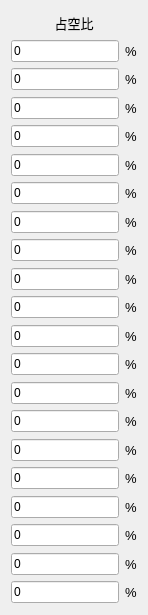
  <widget class="QWidget" name="layoutWidget_2">
   <property name="geometry">
    <rect>
     <x>230</x>
     <y>100</y>
     <width>41</width>
     <height>615</height>
    </rect>
   </property>
   <layout class="QVBoxLayout" name="verticalLayout_3">
    <item>
     <widget class="QLabel" name="label_7">
      <property name="font">
       <font>
        <pointsize>10</pointsize>
       </font>
      </property>
      <property name="text">
       <string>占空比</string>
      </property>
      <property name="alignment">
       <set>Qt::AlignCenter</set>
      </property>
     </widget>
    </item>
    <item>
     <layout class="QHBoxLayout" name="horizontalLayout_4">
      <item>
       <widget class="QLineEdit" name="lineEdit_46">
        <property name="text">
         <string>0</string>
        </property>
       </widget>
      </item>
      <item>
       <widget class="QLabel" name="label_76">
        <property name="font">
         <font>
          <pointsize>10</pointsize>
         </font>
        </property>
        <property name="text">
         <string>%</string>
        </property>
       </widget>
      </item>
     </layout>
    </item>
    <item>
     <layout class="QHBoxLayout" name="horizontalLayout_26">
      <item>
       <widget class="QLineEdit" name="Edit_23">
        <property name="text">
         <string>0</string>
        </property>
       </widget>
      </item>
      <item>
       <widget class="QLabel" name="label_77">
        <property name="font">
         <font>
          <pointsize>10</pointsize>
         </font>
        </property>
        <property name="text">
         <string>%</string>
        </property>
       </widget>
      </item>
     </layout>
    </item>
    <item>
     <layout class="QHBoxLayout" name="horizontalLayout_27">
      <item>
       <widget class="QLineEdit" name="Edit_33">
        <property name="text">
         <string>0</string>
        </property>
       </widget>
      </item>
      <item>
       <widget class="QLabel" name="label_78">
        <property name="font">
         <font>
          <pointsize>10</pointsize>
         </font>
        </property>
        <property name="text">
         <string>%</string>
        </property>
       </widget>
      </item>
     </layout>
    </item>
    <item>
     <layout class="QHBoxLayout" name="horizontalLayout_28">
      <item>
       <widget class="QLineEdit" name="Edit_43">
        <property name="sizePolicy">
         <sizepolicy hsizetype="Fixed" vsizetype="Fixed">
          <horstretch>0</horstretch>
          <verstretch>0</verstretch>
         </sizepolicy>
        </property>
        <property name="text">
         <string>0</string>
        </property>
       </widget>
      </item>
      <item>
       <widget class="QLabel" name="label_79">
        <property name="font">
         <font>
          <pointsize>10</pointsize>
         </font>
        </property>
        <property name="text">
         <string>%</string>
        </property>
       </widget>
      </item>
     </layout>
    </item>
    <item>
     <layout class="QHBoxLayout" name="horizontalLayout_29">
      <item>
       <widget class="QLineEdit" name="Edit_53">
        <property name="text">
         <string>0</string>
        </property>
       </widget>
      </item>
      <item>
       <widget class="QLabel" name="label_80">
        <property name="font">
         <font>
          <pointsize>10</pointsize>
         </font>
        </property>
        <property name="text">
         <string>%</string>
        </property>
       </widget>
      </item>
     </layout>
    </item>
    <item>
     <layout class="QHBoxLayout" name="horizontalLayout_30">
      <item>
       <widget class="QLineEdit" name="Edit_63">
        <property name="sizePolicy">
         <sizepolicy hsizetype="MinimumExpanding" vsizetype="Fixed">
          <horstretch>0</horstretch>
          <verstretch>0</verstretch>
         </sizepolicy>
        </property>
        <property name="text">
         <string>0</string>
        </property>
       </widget>
      </item>
      <item>
       <widget class="QLabel" name="label_82">
        <property name="font">
         <font>
          <pointsize>10</pointsize>
         </font>
        </property>
        <property name="text">
         <string>%</string>
        </property>
       </widget>
      </item>
     </layout>
    </item>
    <item>
     <layout class="QHBoxLayout" name="horizontalLayout_31">
      <item>
       <widget class="QLineEdit" name="Edit_73">
        <property name="text">
         <string>0</string>
        </property>
       </widget>
      </item>
      <item>
       <widget class="QLabel" name="label_83">
        <property name="font">
         <font>
          <pointsize>10</pointsize>
         </font>
        </property>
        <property name="text">
         <string>%</string>
        </property>
       </widget>
      </item>
     </layout>
    </item>
    <item>
     <layout class="QHBoxLayout" name="horizontalLayout_32">
      <item>
       <widget class="QLineEdit" name="Edit_83">
        <property name="text">
         <string>0</string>
        </property>
       </widget>
      </item>
      <item>
       <widget class="QLabel" name="label_81">
        <property name="font">
         <font>
          <pointsize>10</pointsize>
         </font>
        </property>
        <property name="text">
         <string>%</string>
        </property>
       </widget>
      </item>
     </layout>
    </item>
    <item>
     <layout class="QHBoxLayout" name="horizontalLayout_33">
      <item>
       <widget class="QLineEdit" name="Edit_93">
        <property name="text">
         <string>0</string>
        </property>
       </widget>
      </item>
      <item>
       <widget class="QLabel" name="label_86">
        <property name="font">
         <font>
          <pointsize>10</pointsize>
         </font>
        </property>
        <property name="text">
         <string>%</string>
        </property>
       </widget>
      </item>
     </layout>
    </item>
    <item>
     <layout class="QHBoxLayout" name="horizontalLayout_34">
      <item>
       <widget class="QLineEdit" name="Edit_103">
        <property name="text">
         <string>0</string>
        </property>
       </widget>
      </item>
      <item>
       <widget class="QLabel" name="label_84">
        <property name="font">
         <font>
          <pointsize>10</pointsize>
         </font>
        </property>
        <property name="text">
         <string>%</string>
        </property>
       </widget>
      </item>
     </layout>
    </item>
    <item>
     <layout class="QHBoxLayout" name="horizontalLayout_35">
      <item>
       <widget class="QLineEdit" name="Edit_113">
        <property name="text">
         <string>0</string>
        </property>
       </widget>
      </item>
      <item>
       <widget class="QLabel" name="label_89">
        <property name="font">
         <font>
          <pointsize>10</pointsize>
         </font>
        </property>
        <property name="text">
         <string>%</string>
        </property>
       </widget>
      </item>
     </layout>
    </item>
    <item>
     <layout class="QHBoxLayout" name="horizontalLayout_36">
      <item>
       <widget class="QLineEdit" name="Edit_123">
        <property name="text">
         <string>0</string>
        </property>
       </widget>
      </item>
      <item>
       <widget class="QLabel" name="label_90">
        <property name="font">
         <font>
          <pointsize>10</pointsize>
         </font>
        </property>
        <property name="text">
         <string>%</string>
        </property>
       </widget>
      </item>
     </layout>
    </item>
    <item>
     <layout class="QHBoxLayout" name="horizontalLayout_37">
      <item>
       <widget class="QLineEdit" name="Edit_133">
        <property name="text">
         <string>0</string>
        </property>
       </widget>
      </item>
      <item>
       <widget class="QLabel" name="label_87">
        <property name="font">
         <font>
          <pointsize>10</pointsize>
         </font>
        </property>
        <property name="text">
         <string>%</string>
        </property>
       </widget>
      </item>
     </layout>
    </item>
    <item>
     <layout class="QHBoxLayout" name="horizontalLayout_38">
      <item>
       <widget class="QLineEdit" name="Edit_143">
        <property name="text">
         <string>0</string>
        </property>
       </widget>
      </item>
      <item>
       <widget class="QLabel" name="label_91">
        <property name="font">
         <font>
          <pointsize>10</pointsize>
         </font>
        </property>
        <property name="text">
         <string>%</string>
        </property>
       </widget>
      </item>
     </layout>
    </item>
    <item>
     <layout class="QHBoxLayout" name="horizontalLayout_39">
      <item>
       <widget class="QLineEdit" name="Edit_153">
        <property name="text">
         <string>0</string>
        </property>
       </widget>
      </item>
      <item>
       <widget class="QLabel" name="label_88">
        <property name="font">
         <font>
          <pointsize>10</pointsize>
         </font>
        </property>
        <property name="text">
         <string>%</string>
        </property>
       </widget>
      </item>
     </layout>
    </item>
    <item>
     <layout class="QHBoxLayout" name="horizontalLayout_40">
      <item>
       <widget class="QLineEdit" name="Edit_163">
        <property name="text">
         <string>0</string>
        </property>
       </widget>
      </item>
      <item>
       <widget class="QLabel" name="label_85">
        <property name="font">
         <font>
          <pointsize>10</pointsize>
         </font>
        </property>
        <property name="text">
         <string>%</string>
        </property>
       </widget>
      </item>
     </layout>
    </item>
    <item>
     <layout class="QHBoxLayout" name="horizontalLayout_41">
      <item>
       <widget class="QLineEdit" name="Edit_173">
        <property name="text">
         <string>0</string>
        </property>
       </widget>
      </item>
      <item>
       <widget class="QLabel" name="label_92">
        <property name="font">
         <font>
          <pointsize>10</pointsize>
         </font>
        </property>
        <property name="text">
         <string>%</string>
        </property>
       </widget>
      </item>
     </layout>
    </item>
    <item>
     <layout class="QHBoxLayout" name="horizontalLayout_42">
      <item>
       <widget class="QLineEdit" name="Edit_183">
        <property name="text">
         <string>0</string>
        </property>
       </widget>
      </item>
      <item>
       <widget class="QLabel" name="label_95">
        <property name="font">
         <font>
          <pointsize>10</pointsize>
         </font>
        </property>
        <property name="text">
         <string>%</string>
        </property>
       </widget>
      </item>
     </layout>
    </item>
    <item>
     <layout class="QHBoxLayout" name="horizontalLayout_43">
      <item>
       <widget class="QLineEdit" name="Edit_193">
        <property name="text">
         <string>0</string>
        </property>
       </widget>
      </item>
      <item>
       <widget class="QLabel" name="label_94">
        <property name="font">
         <font>
          <pointsize>10</pointsize>
         </font>
        </property>
        <property name="text">
         <string>%</string>
        </property>
       </widget>
      </item>
     </layout>
    </item>
    <item>
     <layout class="QHBoxLayout" name="horizontalLayout_44">
      <item>
       <widget class="QLineEdit" name="Edit_203">
        <property name="text">
         <string>0</string>
        </property>
       </widget>
      </item>
      <item>
       <widget class="QLabel" name="label_93">
        <property name="font">
         <font>
          <pointsize>10</pointsize>
         </font>
        </property>
        <property name="text">
         <string>%</string>
        </property>
       </widget>
      </item>
     </layout>
    </item>
   </layout>
  </widget>
